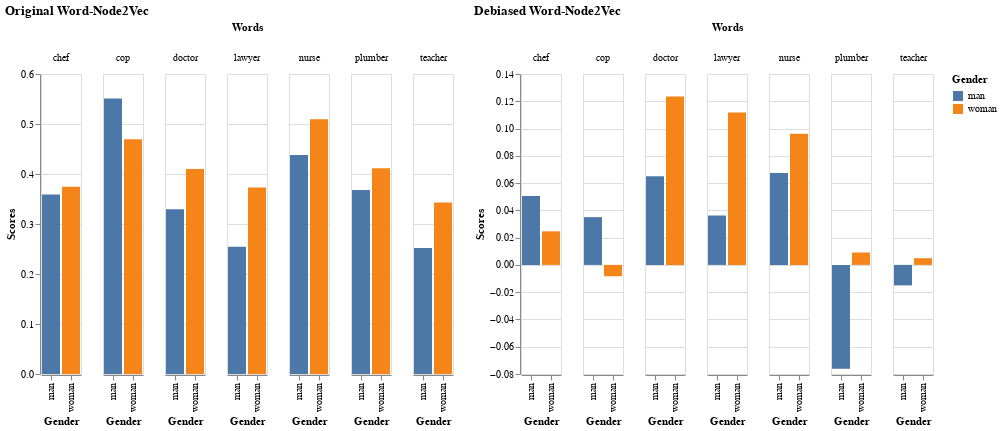

The notebook cell this image was saved under:
### Code cell
sim_eval_plot(sim_score_table=gender_sim_scores_WN2V,
              x_alt = 'Gender:N',
              y_alt = 'Scores:Q',
              color_alt= 'Gender:N',
              column_alt = 'Words:N',
              title_string = "Original Word-Node2Vec") | sim_eval_plot(sim_score_table=gender_sim_scores_WN2V_debias,
              x_alt = 'Gender:N',
              y_alt = 'Scores:Q',
              color_alt= 'Gender:N',
              column_alt = 'Words:N',
              title_string = "Debiased Word-Node2Vec")

### Figure 1 — Vega-Lite specification as saved in the notebook (floating-point values rounded to 4 significant figures)
{"config": {"view": {"continuousWidth": 400, "continuousHeight": 300}}, "hconcat": [{"data": {"name": "data-0a6a1faef1b4c559c61aec7b38ee115e"}, "mark": "bar", "encoding": {"color": {"type": "nominal", "field": "Gender"}, "column": {"type": "nominal", "field": "Words"}, "x": {"type": "nominal", "field": "Gender"}, "y": {"type": "quantitative", "field": "Scores"}}, "title": "Original Word-Node2Vec"}, {"data": {"name": "data-d11f45a6515350f08879e0f6146f5628"}, "mark": "bar", "encoding": {"color": {"type": "nominal", "field": "Gender"}, "column": {"type": "nominal", "field": "Words"}, "x": {"type": "nominal", "field": "Gender"}, "y": {"type": "quantitative", "field": "Scores"}}, "title": "Debiased Word-Node2Vec"}], "$schema": "https://vega.github.io/schema/vega-lite/v4.8.1.json", "datasets": {"data-0a6a1faef1b4c559c61aec7b38ee115e": [{"Words": "doctor", "Scores": 0.3294, "Gender": "man"}, {"Words": "nurse", "Scores": 0.438, "Gender": "man"}, {"Words": "lawyer", "Scores": 0.2544, "Gender": "man"}, {"Words": "cop", "Scores": 0.551, "Gender": "man"}, {"Words": "plumber", "Scores": 0.3678, "Gender": "man"}, {"Words": "teacher", "Scores": 0.2521, "Gender": "man"}, {"Words": "chef", "Scores": 0.3588, "Gender": "man"}, {"Words": "doctor", "Scores": 0.4099, "Gender": "woman"}, {"Words": "nurse", "Scores": 0.5097, "Gender": "woman"}, {"Words": "lawyer", "Scores": 0.3729, "Gender": "woman"}, {"Words": "cop", "Scores": 0.4697, "Gender": "woman"}, {"Words": "plumber", "Scores": 0.4116, "Gender": "woman"}, {"Words": "teacher", "Scores": 0.3432, "Gender": "woman"}, {"Words": "chef", "Scores": 0.3747, "Gender": "woman"}], "data-d11f45a6515350f08879e0f6146f5628": [{"Words": "doctor", "Scores": 0.06508, "Gender": "man"}, {"Words": "nurse", "Scores": 0.06734, "Gender": "man"}, {"Words": "lawyer", "Scores": 0.03623, "Gender": "man"}, {"Words": "cop", "Scores": 0.03502, "Gender": "man"}, {"Words": "plumber", "Scores": -0.07607, "Gender": "man"}, {"Words": "teacher", "Scores": -0.01502, "Gender": "man"}, {"Words": "chef", "Scores": 0.05062, "Gender": "man"}, {"Words": "doctor", "Scores": 0.1236, "Gender": "woman"}, {"Words": "nurse", "Scores": 0.09613, "Gender": "woman"}, {"Words": "lawyer", "Scores": 0.1117, "Gender": "woman"}, {"Words": "cop", "Scores": -0.008292, "Gender": "woman"}, {"Words": "plumber", "Scores": 0.009088, "Gender": "woman"}, {"Words": "teacher", "Scores": 0.004921, "Gender": "woman"}, {"Words": "chef", "Scores": 0.02463, "Gender": "woman"}]}}
